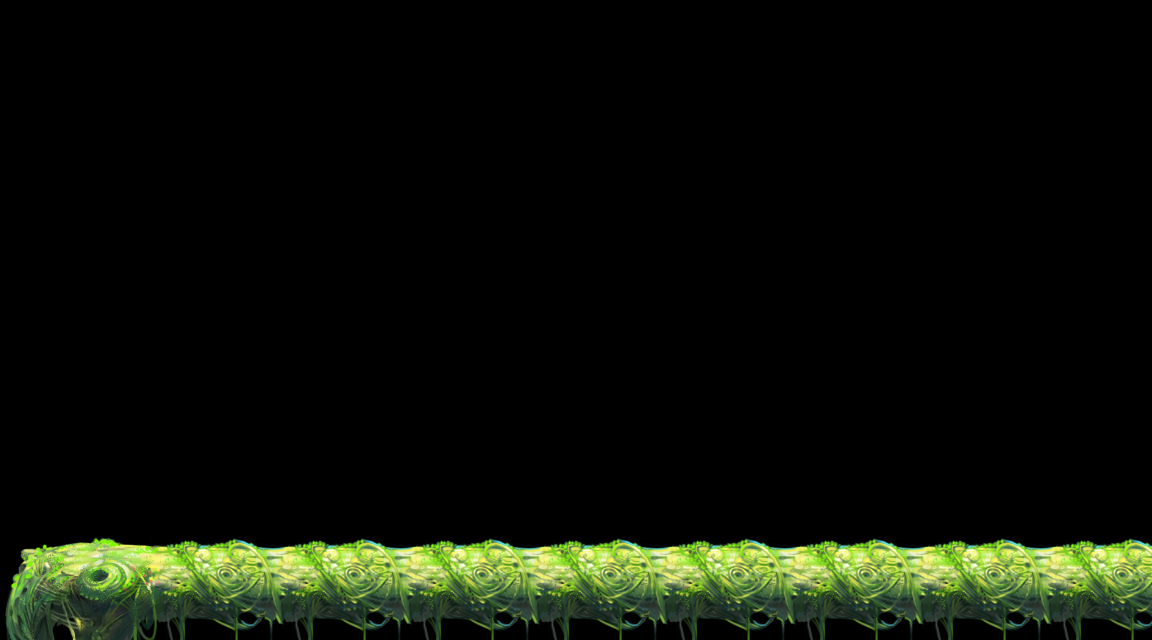

This game map was drawn from its Tiled (.tmx) file and the tilesets committed beside it. A one-line description and the trimmed map source follow:
An orthogonal 36x20 tile map with 32x32 px tiles, 2 tile layers (块层 1, 块层 2), 2 tilesets and 1 object.

<map version="1.0" orientation="orthogonal" width="36" height="20" tilewidth="32" tileheight="32">
 <tileset firstgid="1" name="downleft" tilewidth="32" tileheight="32">
  <image source="downleft.png" width="160" height="128" />
 </tileset>
 <tileset firstgid="21" name="downmid" tilewidth="32" tileheight="32">
  <image source="downmid.png" width="128" height="128" />
 </tileset>
 <layer name="块层 1" width="36" height="20">
  <data>[720 cells, 20 non-empty, 20 distinct tile ids]</data>
 </layer>
 <layer name="块层 2" width="36" height="20">
  <data>[720 cells, 124 non-empty, 16 distinct tile ids]</data>
 </layer>
 <objectgroup name="block" width="36" height="20">
  <object x="-1" y="561" width="1152" height="75" />
 </objectgroup>
</map>
